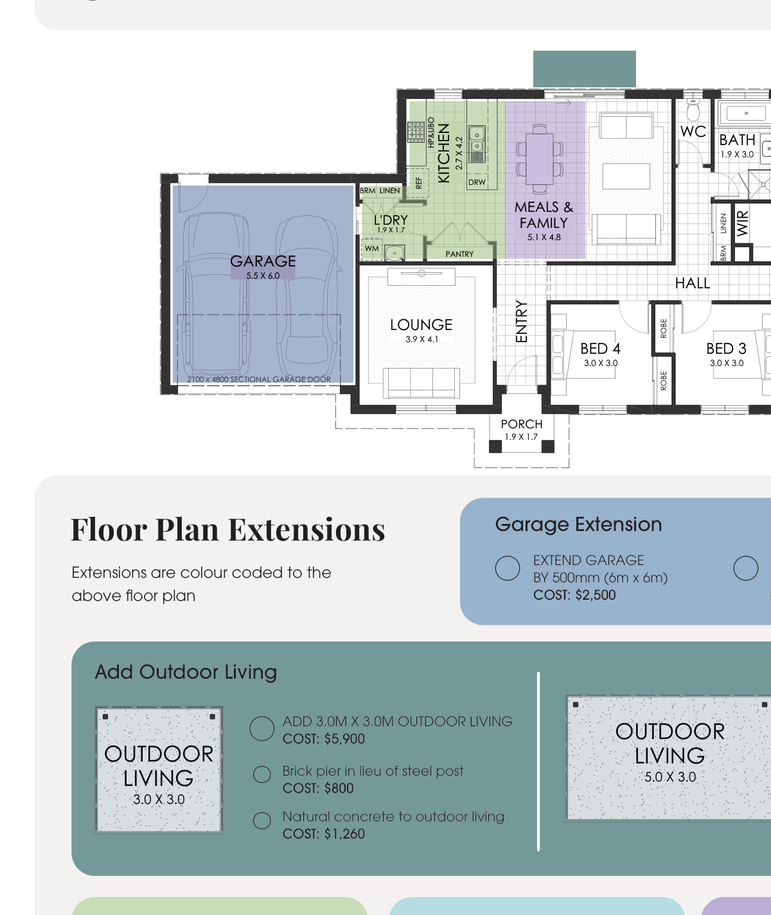
#> input picture resources/temp_plan.png, 771 x 915 px, shrunk from 1200 x 1425 before the run
$ python -i image_processor.py   (imports and definitions only)
#> lines starting #> are read from the running program, lines starting #| are printed output that depends on the picture; after the words box and inside, x2 and y2 are one past the last pixel; in counts of white or black regions, pixels touching at a corner belong together
import cv2
import numpy as np
import os

def enhance_lines_for_controlnet(image_path):
    """
    Advanced Pre-processing: "Speckle Removal / Content Filtering"
    Uses OpenCV Contour Filtering to remove text and dimensions.

    1. Thresholding to get binary map.
    2. Find Contours.
    3. Filter: Remove small contours (Area < Threshold).
       - Text is small isolated blobs.
       - Walls are large connected blobs.
    4. Save clean output.
    """
#> called with image_path = '../resources/temp_plan.png'
    try:
        print(f"Applying Speckle/Text Removal to: {image_path}")

        # 1. Read Image
        img = cv2.imread(image_path)
#> img is the input picture: shape (915, 771, 3); mean B, G, R 213.8, 211.8, 202.5
        if img is None:
            raise ValueError("Could not load image")

        gray = cv2.cvtColor(img, cv2.COLOR_BGR2GRAY)
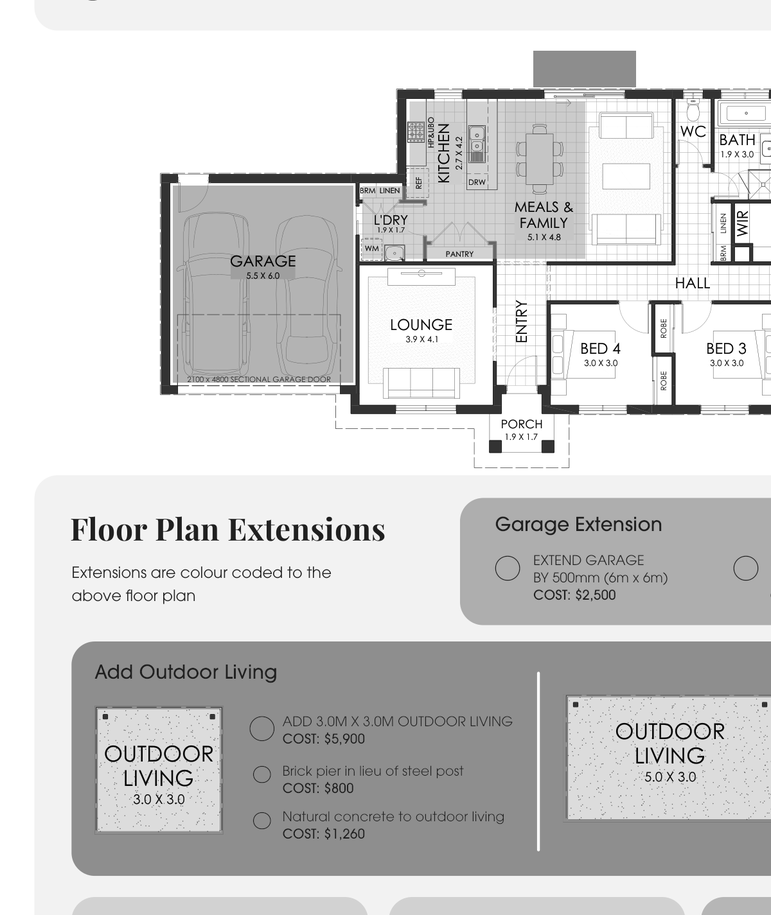
#> gray: shape (915, 771); min 0, max 255, mean 209.2

        # 2. Thresholding (Invert so lines are White, BG is Black for contour finding)
        # Using simple binary threshold usually works well for PDFs
        _, binary = cv2.threshold(gray, 200, 255, cv2.THRESH_BINARY_INV)
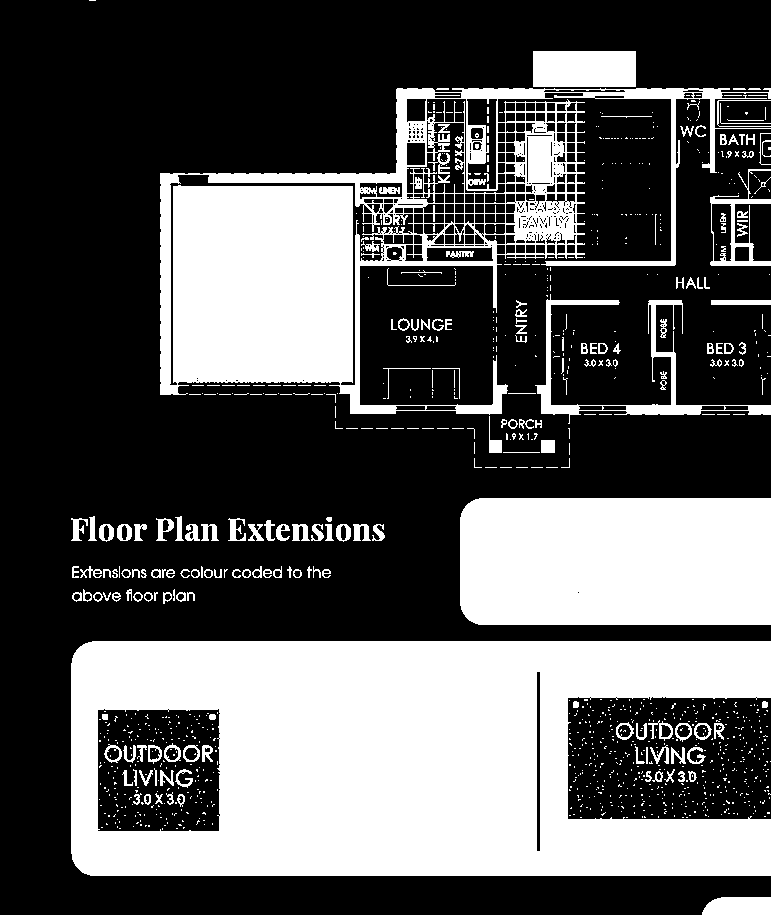
#> binary: shape (915, 771); 35.4% white; 1102 white regions (917 under 20 px)

        # 3. Find Contours
        contours, hierarchy = cv2.findContours(binary, cv2.RETR_EXTERNAL, cv2.CHAIN_APPROX_SIMPLE)
#> contours = 823 contours, 720 with area under 20; largest, box (x1, y1, x2, y2) and area: (71, 641, 771, 876) 138569, (160, 88, 771, 415) 80042, (460, 498, 771, 625) 38841, (533, 51, 636, 87) 3570, (535, 294, 771, 424) 3106

        # 4. Filter Contours (The "Intelligence" Layer)
        # Text characters are usually small (< 500px area depends on resolution, but let's be conservative)
        # Walls are huge.

        clean_mask = np.zeros_like(binary)

        # Dynamic threshold based on image size?
        # For a standard 2000x3000 drawing, text chars are maybe 100-300px area.
        min_area_threshold = 150

        kept_count = 0
        removed_count = 0

        for cnt in contours:
            area = cv2.contourArea(cnt)
            if area > min_area_threshold:
                cv2.drawContours(clean_mask, [cnt], -1, 255, thickness=cv2.FILLED)
                kept_count += 1
            else:
                removed_count += 1
#> this loop made 823 passes
#> (area, kept_count) on pass 1: (1062, 1)
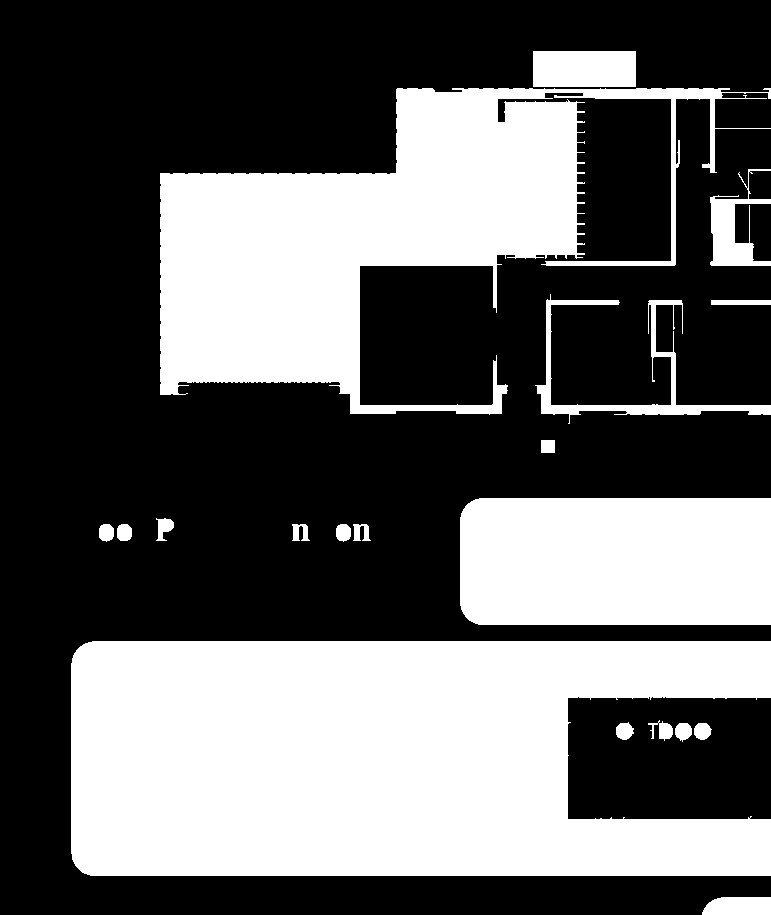
#> clean_mask: shape (915, 771); 39% white; 19 white regions, largest, box (x1, y1, x2, y2) and area: (71, 641, 771, 876) 139703, (160, 88, 771, 415) 82090, (460, 498, 771, 625) 39265
#> after the loop, kept_count = 19; removed_count = 804

        print(f"Text Removal: Kept {kept_count} large objects (Walls). Removed {removed_count} small objects (Text/Dims).")
#| Text Removal: Kept 19 large objects (Walls). Removed 804 small objects (Text/Dims).

        # 5. Invert back to Black Lines on White BG
        clean_image = cv2.bitwise_not(clean_mask)

        # 6. Save Debug & Output
        debug_path = os.path.join(os.path.dirname(image_path), "debug_clean_input.png")
        cv2.imwrite(debug_path, clean_image)
        print(f"Saved cleaned input to: {debug_path}")

        return debug_path

    except Exception as e:
        print(f"Error in Text Removal: {e}")
        return image_path # Fallback to original

>>> result = enhance_lines_for_controlnet('../resources/temp_plan.png')
